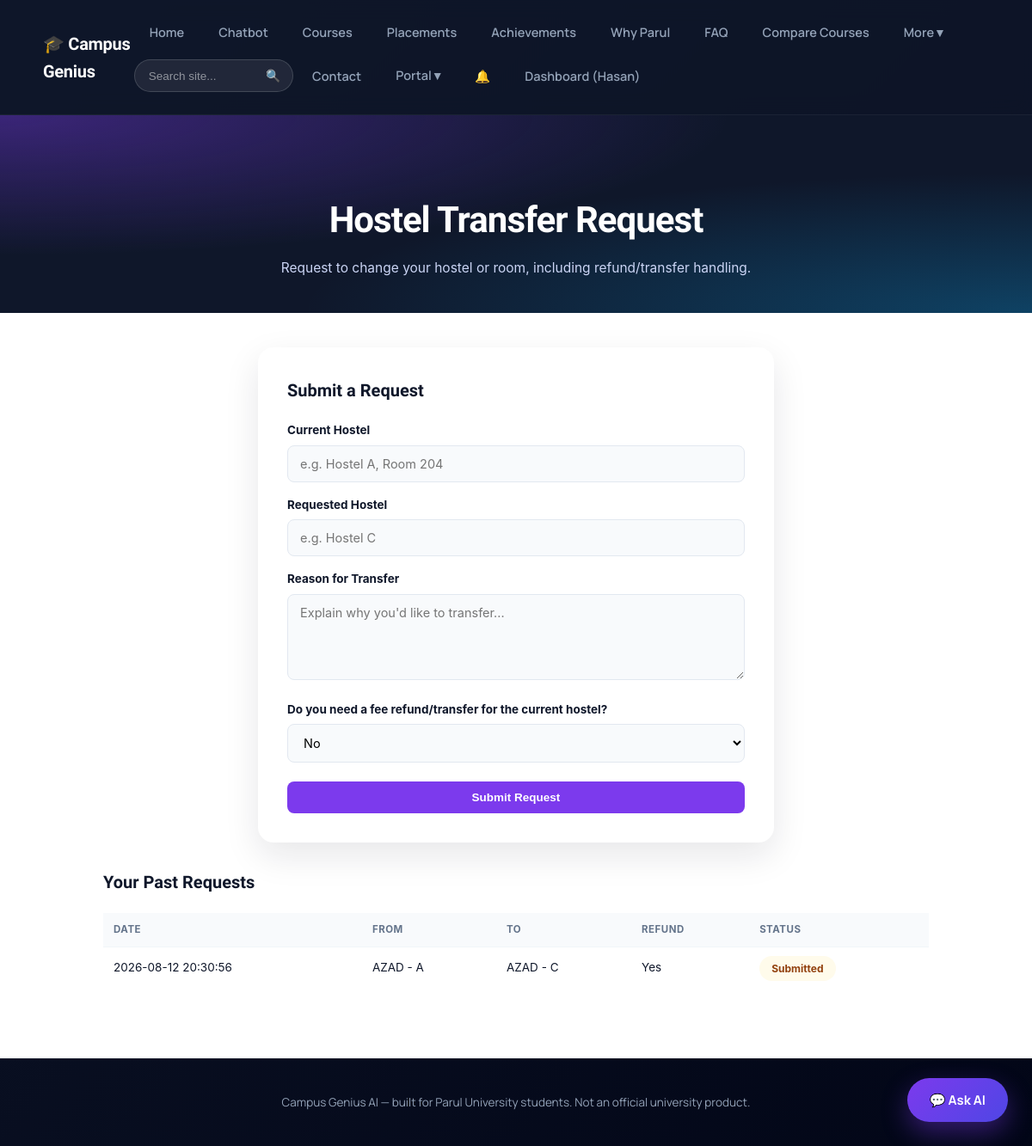
Page /portal/hostel-transfer (signed in) on the committed database.
### tables this page shows
CREATE TABLE students (
            id INTEGER PRIMARY KEY AUTOINCREMENT,
            student_id TEXT UNIQUE NOT NULL,
            name TEXT NOT NULL,
            password_hash TEXT NOT NULL,
            course TEXT,
            created_at TIMESTAMP DEFAULT CURRENT_TIMESTAMP
        , security_question TEXT, security_answer_hash TEXT);

CREATE TABLE hostel_transfer_requests (
            id INTEGER PRIMARY KEY AUTOINCREMENT,
            student_id TEXT NOT NULL,
            student_name TEXT NOT NULL,
            current_hostel TEXT NOT NULL,
            requested_hostel TEXT NOT NULL,
            reason TEXT NOT NULL,
            refund_needed TEXT DEFAULT 'No',
            status TEXT DEFAULT 'Submitted',
            created_at TIMESTAMP DEFAULT CURRENT_TIMESTAMP
        );

### backend/app.py (the view, shortened to what this page needs)
@app.route("/portal/hostel-transfer", methods=["GET", "POST"])
@login_required
def portal_hostel_transfer():
    return render_template(
        "portal_hostel_transfer.html",
        requests=portal.list_hostel_requests_for_student(current_user.student_id)
    )

### backend/app.py (called while the page is built, shortened)
@app.after_request
def set_security_headers(response):
    response.headers["X-Content-Type-Options"] = "nosniff"
    response.headers["X-Frame-Options"] = "DENY"
    response.headers["Referrer-Policy"] = "strict-origin-when-cross-origin"
    if request.path.startswith("/static/"):
        response.headers["Cache-Control"] = "public, max-age=604800"  # 7 days
    return response

@app.context_processor
def inject_csrf_token():
    return {"csrf_token": lambda: security.generate_csrf_token(session)}

@app.before_request
def enforce_csrf():
    if request.method != "POST":
        return None

@login_manager.user_loader
def load_user(user_id):
    return get_student_by_id(user_id)

### backend/auth.py (called while the page is built)
def get_student_by_id(user_id):
    conn = get_connection()
    row = conn.execute(
        "SELECT * FROM students WHERE id = ?",
        (user_id,)
    ).fetchone()
    conn.close()
    return Student(row) if row else None

### backend/database.py (called while the page is built)
def get_connection():
    conn = sqlite3.connect(DB_PATH)
    conn.row_factory = sqlite3.Row
    return conn

### backend/portal.py (called while the page is built)
def list_hostel_requests_for_student(student_id):
    conn = get_connection()
    rows = conn.execute(
        "SELECT * FROM hostel_transfer_requests WHERE student_id = ? ORDER BY created_at DESC",
        (student_id,)
    ).fetchall()
    conn.close()
    return [dict(r) for r in rows]

### backend/security.py (called while the page is built)
def generate_csrf_token(session):
    if "_csrf_token" not in session:
        session["_csrf_token"] = secrets.token_hex(16)
    return session["_csrf_token"]

### templates/portal_hostel_transfer.html (shortened to what this page needs)
{% extends "base.html" %}
{% block content %}
<link rel="stylesheet" href="{{ url_for('static', filename='css/portal.css') }}">
<div class="portal-page">
    <div class="portal-hero">
        <h1>Hostel Transfer Request</h1>
        <p>Request to change your hostel or room, including refund/transfer handling.</p>
    </div>
    <div class="portal-wrap">
        <div class="portal-form-card">
            <h2 class="section-title">Submit a Request</h2>
            <form method="POST">
                <label>Current Hostel</label>
                <input type="text" name="current_hostel" placeholder="e.g. Hostel A, Room 204" required>
                <label>Requested Hostel</label>
                <input type="text" name="requested_hostel" placeholder="e.g. Hostel C" required>
                <label>Reason for Transfer</label>
                <textarea name="reason" placeholder="Explain why you'd like to transfer..." required></textarea>
                <label>Do you need a fee refund/transfer for the current hostel?</label>
                <select name="refund_needed">
                    <option value="No">No</option>
                </select>
                <button type="submit" class="btn-primary btn-full">Submit Request</button>
            </form>
        </div>
        <h2 class="section-title">Your Past Requests</h2>
        {% if requests %}
        <div class="portal-table-wrap"><table class="portal-table">
            <thead>
                <tr><th>Date</th><th>From</th><th>To</th><th>Refund</th><th>Status</th></tr>
            </thead>
            <tbody>
                {% for r in requests %}
                <tr>
                    <td>{{ r.created_at }}</td>
                    <td>{{ r.current_hostel }}</td>
                    <td>{{ r.requested_hostel }}</td>
                    <td>{{ r.refund_needed }}</td>
                    <td><span class="status-pill status-{{ r.status|lower|replace(' ', '-') }}">{{ r.status }}</span></td>
                </tr>
                {% endfor %}
            </tbody>
        </table></div>
        {% else %}
        <div class="empty-state">You haven't submitted any hostel transfer requests yet.</div>
        {% endif %}
    </div>
</div>
{% endblock %}

### templates/base.html (shortened to what this page needs)
<!DOCTYPE html>
<html lang="en">
<head>
<link rel="stylesheet" href="/static/css/style.css">
</head>
<body>
<div class="navbar">
<div class="brand">
🎓 Campus Genius
</div>
<div class="nav-links">
<a href="/visitor">Home</a>
<a href="/chatbot">Chatbot</a>
<a href="/courses">Courses</a>
<a href="/placements">Placements</a>
<a href="/achievements">Achievements</a>
<a href="/why">Why Parul</a>
<a href="/faq">FAQ</a>
<a href="/compare">Compare Courses</a>
<div class="nav-dropdown" tabindex="0">
<a href="javascript:void(0)">More ▾</a>
</div>
<form class="nav-search" action="{{ url_for('search') }}" method="GET" role="search">
<input type="text" name="q" placeholder="Search site..." aria-label="Search">
<button type="submit" aria-label="Search">🔍</button>
</form>
<a href="/contact">Contact</a>
{% if current_user.is_authenticated %}
  <div class="nav-dropdown" tabindex="0">
  <a href="javascript:void(0)">Portal ▾</a>
  </div>
  <a href="{{ url_for('portal_notifications') }}" style="position:relative;">
    🔔<span id="notifBadge" style="display:none;position:absolute;top:0;right:-2px;background:#ef4444;color:white;border-radius:50%;font-size:10px;width:16px;height:16px;line-height:16px;text-align:center;">0</span>
  </a>
  <a href="{{ url_for('dashboard') }}">Dashboard ({{ current_user.name }})</a>
{% else %}
  <a href="{{ url_for('login') }}">Student Login</a>
{% endif %}
</div>
</div>
<div class="container">
{% block content %}
{% endblock %}
</div>
<footer class="site-footer">
    Campus Genius AI — built for Parul University students. Not an official university product.
</footer>
<button class="ask-ai" onclick="location.href='/chatbot'">
💬 Ask AI
</button>
</body>
</html>

### static/css/style.css (style rules this page uses)
.container { max-width: none; padding: 0; }
body { font-family: 'Inter', system-ui, -apple-system, sans-serif; color: #1e293b; line-height: 1.6; }
.section-title { font-size:clamp(32px,5vw,42px); font-weight:800; margin-bottom:20px; color:#0f172a; }

### static/css/portal.css (style rules this page uses)
.portal-page { background: #ffffff; font-family: 'Inter', system-ui, -apple-system, sans-serif; color: #0f172a; min-height: 80vh; }
.portal-hero { background: #0f172a; background-image: radial-gradient(at 0% 0%, rgba(124, 58, 237, 0.4) 0, transparent 50%), radial-gradient(at 100% 100%, rgba(14, 165, 233, 0.3) 0, transparent 50%); color: white; padding: 60px 20px 40px; text-align: center; }
.portal-hero h1 { font-size: clamp(28px, 4.5vw, 42px); font-weight: 800; letter-spacing: -1px; margin-bottom: 10px; }
.portal-hero p { color: #cbd5f5; font-size: 15.5px; max-width: 600px; margin: 0 auto; }
.portal-wrap { max-width: 1000px; margin: 0 auto; padding: 40px 20px 80px; }
.btn-primary, .btn-secondary, .btn-danger { display: inline-block; padding: 11px 20px; border-radius: 8px; border: none; font-size: 13.5px; font-weight: 700; cursor: pointer; text-decoration: none; text-align: center; }
.btn-primary { background: #7c3aed; color: white; }
.btn-full { width: 100%; }
.status-pill { display: inline-block; padding: 5px 14px; border-radius: 20px; font-size: 12px; font-weight: 700; }
.status-open, .status-submitted, .status-received { background: #fffbeb; color: #92400e; }
.portal-form-card { max-width: 600px; background: white; border-radius: 18px; box-shadow: 0 15px 40px rgba(15, 23, 42, 0.1); padding: 34px; margin: 0 auto 30px; }
.portal-form-card label { display: block; font-weight: 700; font-size: 13.5px; margin: 16px 0 6px; }
.portal-form-card label:first-of-type { margin-top: 0; }
.portal-form-card input, .portal-form-card select, .portal-form-card textarea { width: 100%; padding: 12px 14px; border-radius: 8px; border: 1px solid #e2e8f0; font-size: 14.5px; background: #f8fafc; font-family: inherit; }
.portal-form-card textarea { min-height: 100px; resize: vertical; }
.portal-form-card button { margin-top: 22px; }
.portal-table-wrap { width: 100%; overflow-x: auto; -webkit-overflow-scrolling: touch; }
.portal-table { width: 100%; border-collapse: collapse; font-size: 13.5px; min-width: 480px; }
.portal-table th { text-align: left; padding: 10px 12px; background: #f8fafc; font-size: 11.5px; text-transform: uppercase; letter-spacing: 0.5px; color: #64748b; }
.portal-table td { padding: 10px 12px; border-top: 1px solid #f1f5f9; vertical-align: middle; }
.section-title { font-size: 20px; font-weight: 800; margin: 0 0 20px; }

### rows in the picture
students: name "Hasan"
hostel_transfer_requests: created_at "2026-08-12 20:30:56", current_hostel "AZAD - A", requested_hostel "AZAD - C", refund_needed "Yes", status "Submitted"
